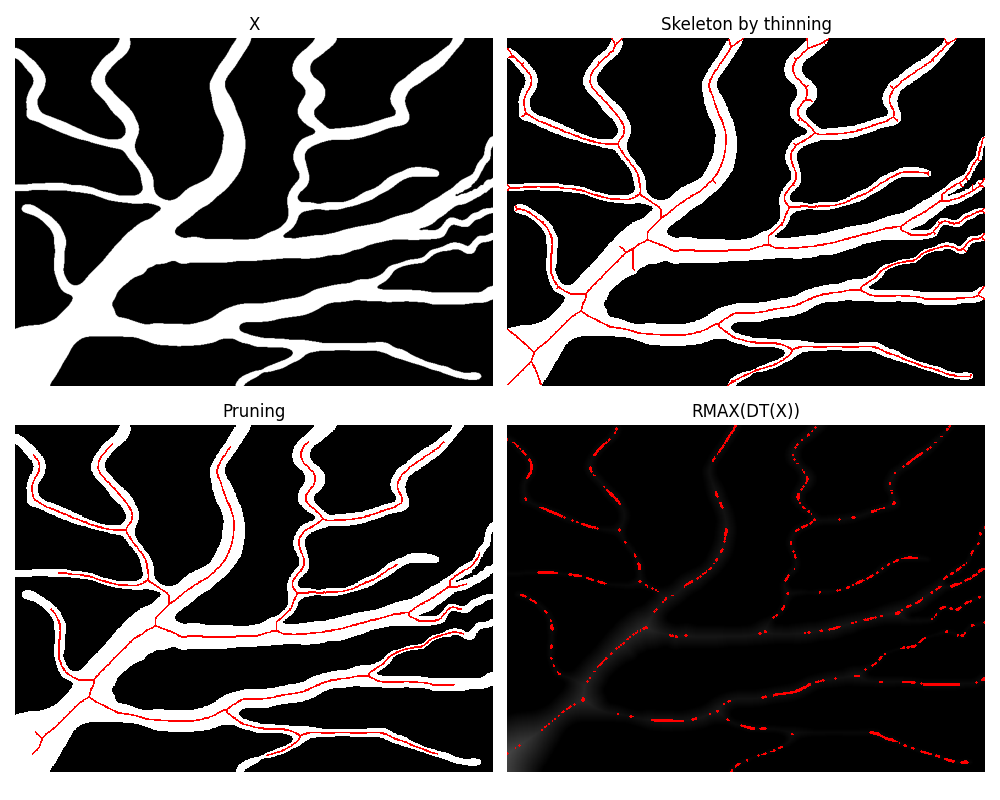

Source code (Python):
import numpy as np
import matplotlib.pyplot as plt
from skimage.io import imread
import ia870 as ia
from libDIPUM.skeleton import skeleton
from libDIPUM.data_path import dip_data

print('Running Figure1214 (Skeleton comparisons)...')

def _imshow_ready(x):
    """Convert ia870 color output from (C,H,W) to (H,W,C) for matplotlib."""
    x = np.asarray(x)
    if x.ndim == 3 and x.shape[0] in (3, 4) and x.shape[-1] not in (3, 4):
        x = np.moveaxis(x, 0, -1)
    return x


# Parameters / structuring elements
Iab = ia.iahomothin()
Iab1 = ia.iaendpoints()
Bc4 = ia.iasecross()

# Data
X = imread(dip_data('blood-vessels.tif'))
if X.ndim == 3:
    X = X[:, :, 0]
X = X > 0
X = ia.ianeg(X)
# Skeleton by thinning
XThin1 = ia.iathin(X, Iab)

# Pruning
XThin2 = ia.iathin(XThin1, Iab1, 30)

# Distance transform and regional maxima
DT = ia.iadist(X, Bc4, 'EUCLIDEAN')
XThin3 = ia.iaregmax(DT, Bc4)

# Fast marching skeleton
S = skeleton(X, verbose=True)

# Display figure 1
fig1, ax = plt.subplots(2, 2, figsize=(10, 8))

ax[0, 0].imshow(X, cmap='gray')
ax[0, 0].set_title('X')
ax[0, 0].axis('off')

ax[0, 1].imshow(_imshow_ready(ia.iagshow(X, ia.iadil(XThin1))), interpolation='nearest')
ax[0, 1].set_title('Skeleton by thinning')
ax[0, 1].axis('off')

ax[1, 0].imshow(_imshow_ready(ia.iagshow(X, ia.iadil(XThin2))), interpolation='nearest')
ax[1, 0].set_title('Pruning')
ax[1, 0].axis('off')

ax[1, 1].imshow(_imshow_ready(ia.iagshow(DT, ia.iadil(XThin3, ia.iasecross(2)))), interpolation='nearest')
ax[1, 1].set_title('RMAX(DT(X))')
ax[1, 1].axis('off')

fig1.tight_layout()
fig1.savefig('Figure1214.png')

# Display figure 2 (fast marching)
fig2, ax2 = plt.subplots(1, 1, figsize=(8, 6))
ax2.imshow(X, cmap='gray')
ax2.set_title('Fast Marching')
ax2.set_axis_off()
ax2.invert_yaxis()  # MATLAB axis ij

rng = np.random.default_rng(0)
for L in S:
    L = np.asarray(L)
    if L.size == 0:
        continue
    color = rng.random(3)
    ax2.plot(L[:, 1], L[:, 0], '-', color=color, linewidth=1.0)

fig2.tight_layout()
fig2.savefig('Figure1214Bis.png')

print('Saved Figure1214.png and Figure1214Bis.png')
plt.show()
